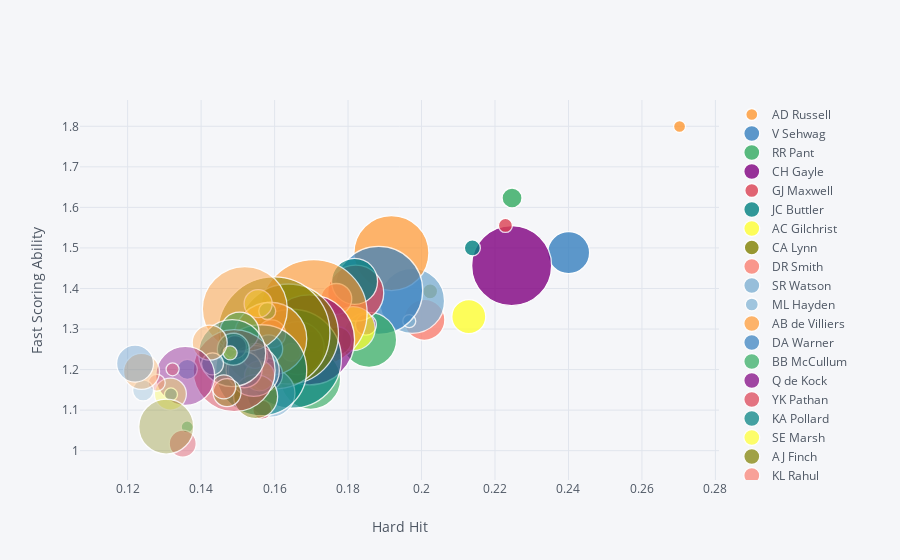

Source (notebook cell):
### Code cell
hh = hard_hit(ball_data.copy())
fs = fast_scoring(ball_data.copy())
hh_100 = hh[hh['Number of Balls Faced']>800]
fs_100 = fs[fs['Number of Balls Faced']>800]
out = pd.merge(hh_100, fs_100, how='inner', on=['batsman','Number of Balls Faced'])

out.iplot(kind='bubble', x='Hard Hit', y='Fast Scoring', categories='batsman', size='Number of Balls Faced', text='batsman',
          xTitle='Hard Hit', yTitle='Fast Scoring Ability', filename='cufflinks/simple-bubble-chart')

### Figure 1 — Plotly figure (JSON) as saved in the notebook; plotly's stock layout.template omitted (floating-point values rounded to 4 significant figures)
{"data": [{"marker": {"color": "rgba(255, 153, 51, 1.0)", "line": {"width": 1.3}, "opacity": 0.8, "size": [12], "symbol": "circle"}, "mode": "markers", "name": "AD Russell", "text": ["AD Russell"], "textfont": {"color": "#4D5663"}, "type": "scatter", "uid": "078d0d5a-d311-4071-a8ab-b278bba63fa1", "x": [0.2702], "y": [1.8]}, {"marker": {"color": "rgba(55, 128, 191, 1.0)", "line": {"width": 1.3}, "opacity": 0.8, "size": [42], "symbol": "circle"}, "mode": "markers", "name": "V Sehwag", "text": ["V Sehwag"], "textfont": {"color": "#4D5663"}, "type": "scatter", "uid": "d000cafa-d4b8-4f6f-b277-a199b34fcc9d", "x": [0.24], "y": [1.488]}, {"marker": {"color": "rgba(50, 171, 96, 1.0)", "line": {"width": 1.3}, "opacity": 0.8, "size": [20], "symbol": "circle"}, "mode": "markers", "name": "RR Pant", "text": ["RR Pant"], "textfont": {"color": "#4D5663"}, "type": "scatter", "uid": "206b3839-bc28-4663-8e07-6c022b4dcb5c", "x": [0.2246], "y": [1.623]}, {"marker": {"color": "rgba(128, 0, 128, 1.0)", "line": {"width": 1.3}, "opacity": 0.8, "size": [80], "symbol": "circle"}, "mode": "markers", "name": "CH Gayle", "text": ["CH Gayle"], "textfont": {"color": "#4D5663"}, "type": "scatter", "uid": "55185acf-c82e-4698-84d8-fc220a4c4231", "x": [0.2245], "y": [1.456]}, {"marker": {"color": "rgba(219, 64, 82, 1.0)", "line": {"width": 1.3}, "opacity": 0.8, "size": [14], "symbol": "circle"}, "mode": "markers", "name": "GJ Maxwell", "text": ["GJ Maxwell"], "textfont": {"color": "#4D5663"}, "type": "scatter", "uid": "e60e964e-3762-406b-b5ae-0291435df288", "x": [0.2228], "y": [1.555]}, {"marker": {"color": "rgba(0, 128, 128, 1.0)", "line": {"width": 1.3}, "opacity": 0.8, "size": [16], "symbol": "circle"}, "mode": "markers", "name": "JC Buttler", "text": ["JC Buttler"], "textfont": {"color": "#4D5663"}, "type": "scatter", "uid": "3eb96148-a2a4-4817-962f-ff0b950989fc", "x": [0.2138], "y": [1.5]}, {"marker": {"color": "rgba(255, 255, 51, 1.0)", "line": {"width": 1.3}, "opacity": 0.8, "size": [34], "symbol": "circle"}, "mode": "markers", "name": "AC Gilchrist", "text": ["AC Gilchrist"], "textfont": {"color": "#4D5663"}, "type": "scatter", "uid": "2876304b-e889-43cf-beeb-66e0f3bb429c", "x": [0.2129], "y": [1.331]}, {"marker": {"color": "rgba(128, 128, 0, 1.0)", "line": {"width": 1.3}, "opacity": 0.8, "size": [15], "symbol": "circle"}, "mode": "markers", "name": "CA Lynn", "text": ["CA Lynn"], "textfont": {"color": "#4D5663"}, "type": "scatter", "uid": "2291ab91-9208-4759-9e50-f9e2460c849d", "x": [0.2023], "y": [1.393]}, {"marker": {"color": "rgba(251, 128, 114, 1.0)", "line": {"width": 1.3}, "opacity": 0.8, "size": [41], "symbol": "circle"}, "mode": "markers", "name": "DR Smith", "text": ["DR Smith"], "textfont": {"color": "#4D5663"}, "type": "scatter", "uid": "2846ce1c-c27b-42b1-9c91-4a65f698fa8f", "x": [0.2008], "y": [1.323]}, {"marker": {"color": "rgba(128, 177, 211, 1.0)", "line": {"width": 1.3}, "opacity": 0.8, "size": [65], "symbol": "circle"}, "mode": "markers", "name": "SR Watson", "text": ["SR Watson"], "textfont": {"color": "#4D5663"}, "type": "scatter", "uid": "dbcbb4f4-d240-4b0d-a8b2-2b71033e6fe5", "x": [0.1974], "y": [1.369]}, {"marker": {"color": "rgba(128, 177, 211, 0.8999999999999999)", "line": {"width": 1.3}, "opacity": 0.8, "size": [13], "symbol": "circle"}, "mode": "markers", "name": "ML Hayden", "text": ["ML Hayden"], "textfont": {"color": "#4D5663"}, "type": "scatter", "uid": "dd344e3e-c59c-45f7-a2ec-2dc5e43d1f30", "x": [0.1967], "y": [1.319]}, {"marker": {"color": "rgba(255, 153, 51, 0.8999999999999999)", "line": {"width": 1.3}, "opacity": 0.8, "size": [75], "symbol": "circle"}, "mode": "markers", "name": "AB de Villiers", "text": ["AB de Villiers"], "textfont": {"color": "#4D5663"}, "type": "scatter", "uid": "17d4f2a7-e6b9-44cf-9a07-3c1d927f8999", "x": [0.1918], "y": [1.487]}, {"marker": {"color": "rgba(55, 128, 191, 0.8999999999999999)", "line": {"width": 1.3}, "opacity": 0.8, "size": [88], "symbol": "circle"}, "mode": "markers", "name": "DA Warner", "text": ["DA Warner"], "textfont": {"color": "#4D5663"}, "type": "scatter", "uid": "a888f08e-4679-4ab2-8ed2-a720a58b642e", "x": [0.1883], "y": [1.395]}, {"marker": {"color": "rgba(50, 171, 96, 0.8999999999999999)", "line": {"width": 1.3}, "opacity": 0.8, "size": [55], "symbol": "circle"}, "mode": "markers", "name": "BB McCullum", "text": ["BB McCullum"], "textfont": {"color": "#4D5663"}, "type": "scatter", "uid": "d13ab4b6-878c-40f4-b5c3-e814dcf05b10", "x": [0.1857], "y": [1.273]}, {"marker": {"color": "rgba(128, 0, 128, 0.8999999999999999)", "line": {"width": 1.3}, "opacity": 0.8, "size": [21], "symbol": "circle"}, "mode": "markers", "name": "Q de Kock", "text": ["Q de Kock"], "textfont": {"color": "#4D5663"}, "type": "scatter", "uid": "db9602e9-0cda-45e0-bc21-dae520083eeb", "x": [0.1849], "y": [1.311]}, {"marker": {"color": "rgba(219, 64, 82, 0.8999999999999999)", "line": {"width": 1.3}, "opacity": 0.8, "size": [56], "symbol": "circle"}, "mode": "markers", "name": "YK Pathan", "text": ["YK Pathan"], "textfont": {"color": "#4D5663"}, "type": "scatter", "uid": "57fd4df6-e932-46dd-9f5d-b69d7dce7f32", "x": [0.1821], "y": [1.389]}, {"marker": {"color": "rgba(0, 128, 128, 0.8999999999999999)", "line": {"width": 1.3}, "opacity": 0.8, "size": [46], "symbol": "circle"}, "mode": "markers", "name": "KA Pollard", "text": ["KA Pollard"], "textfont": {"color": "#4D5663"}, "type": "scatter", "uid": "a7f7ad50-224b-4a2a-bc13-67add3ac51ff", "x": [0.1818], "y": [1.418]}, {"marker": {"color": "rgba(255, 255, 51, 0.8999999999999999)", "line": {"width": 1.3}, "opacity": 0.8, "size": [44], "symbol": "circle"}, "mode": "markers", "name": "SE Marsh", "text": ["SE Marsh"], "textfont": {"color": "#4D5663"}, "type": "scatter", "uid": "a0c0b2e3-18b8-4157-a4cc-53a1066a8bbb", "x": [0.1814], "y": [1.301]}, {"marker": {"color": "rgba(128, 128, 0, 0.8999999999999999)", "line": {"width": 1.3}, "opacity": 0.8, "size": [28], "symbol": "circle"}, "mode": "markers", "name": "AJ Finch", "text": ["AJ Finch"], "textfont": {"color": "#4D5663"}, "type": "scatter", "uid": "0ac03c4e-b399-49cf-8949-6651824c4188", "x": [0.1771], "y": [1.271]}, {"marker": {"color": "rgba(251, 128, 114, 0.8999999999999999)", "line": {"width": 1.3}, "opacity": 0.8, "size": [31], "symbol": "circle"}, "mode": "markers", "name": "KL Rahul", "text": ["KL Rahul"], "textfont": {"color": "#4D5663"}, "type": "scatter", "uid": "50ab0928-1b06-4641-b10a-c27bfbd8c4cd", "x": [0.1768], "y": [1.374]}, {"marker": {"color": "rgba(251, 128, 114, 0.7999999999999998)", "line": {"width": 1.3}, "opacity": 0.8, "size": [14], "symbol": "circle"}, "mode": "markers", "name": "LMP Simmons", "text": ["LMP Simmons"], "textfont": {"color": "#4D5663"}, "type": "scatter", "uid": "07eae45a-8580-47d6-b149-ac00d54d8890", "x": [0.1743], "y": [1.229]}, {"marker": {"color": "rgba(128, 177, 211, 0.7999999999999998)", "line": {"width": 1.3}, "opacity": 0.8, "size": [12], "symbol": "circle"}, "mode": "markers", "name": "N Rana", "text": ["N Rana"], "textfont": {"color": "#4D5663"}, "type": "scatter", "uid": "ca71a486-dd89-462c-a2f2-61a2d13ea559", "x": [0.1737], "y": [1.322]}, {"marker": {"color": "rgba(255, 153, 51, 0.7999999999999998)", "line": {"width": 1.3}, "opacity": 0.8, "size": [107], "symbol": "circle"}, "mode": "markers", "name": "SK Raina", "text": ["SK Raina"], "textfont": {"color": "#4D5663"}, "type": "scatter", "uid": "1bf85954-f16b-4e65-9476-5bd603c6dc42", "x": [0.1706], "y": [1.339]}, {"marker": {"color": "rgba(55, 128, 191, 0.7999999999999998)", "line": {"width": 1.3}, "opacity": 0.8, "size": [22], "symbol": "circle"}, "mode": "markers", "name": "KK Nair", "text": ["KK Nair"], "textfont": {"color": "#4D5663"}, "type": "scatter", "uid": "dd63dd07-18fd-45b1-b33a-fb3f4e076244", "x": [0.1698], "y": [1.267]}, {"marker": {"color": "rgba(50, 171, 96, 0.7999999999999998)", "line": {"width": 1.3}, "opacity": 0.8, "size": [60], "symbol": "circle"}, "mode": "markers", "name": "PA Patel", "text": ["PA Patel"], "textfont": {"color": "#4D5663"}, "type": "scatter", "uid": "759dbbc3-8be5-4fe4-85eb-bdfdfe24ee5b", "x": [0.1698], "y": [1.176]}, {"marker": {"color": "rgba(128, 0, 128, 0.7999999999999998)", "line": {"width": 1.3}, "opacity": 0.8, "size": [90], "symbol": "circle"}, "mode": "markers", "name": "RV Uthappa", "text": ["RV Uthappa"], "textfont": {"color": "#4D5663"}, "type": "scatter", "uid": "1b4df655-645a-460b-ba03-81dbb2736f0e", "x": [0.1695], "y": [1.273]}, {"marker": {"color": "rgba(219, 64, 82, 0.7999999999999998)", "line": {"width": 1.3}, "opacity": 0.8, "size": [53], "symbol": "circle"}, "mode": "markers", "name": "Yuvraj Singh", "text": ["Yuvraj Singh"], "textfont": {"color": "#4D5663"}, "type": "scatter", "uid": "1f548f1a-9521-4f3a-a1e7-7b4da779db8b", "x": [0.1663], "y": [1.253]}, {"marker": {"color": "rgba(0, 128, 128, 0.7999999999999998)", "line": {"width": 1.3}, "opacity": 0.8, "size": [99], "symbol": "circle"}, "mode": "markers", "name": "S Dhawan", "text": ["S Dhawan"], "textfont": {"color": "#4D5663"}, "type": "scatter", "uid": "e72ffa07-1863-40d3-8d89-951d400ffb5e", "x": [0.1647], "y": [1.227]}, {"marker": {"color": "rgba(255, 255, 51, 0.7999999999999998)", "line": {"width": 1.3}, "opacity": 0.8, "size": [18], "symbol": "circle"}, "mode": "markers", "name": "MA Agarwal", "text": ["MA Agarwal"], "textfont": {"color": "#4D5663"}, "type": "scatter", "uid": "4855a6ba-5ad7-4c06-9eb7-e7aec779c870", "x": [0.1646], "y": [1.242]}, {"marker": {"color": "rgba(128, 128, 0, 0.7999999999999998)", "line": {"width": 1.3}, "opacity": 0.8, "size": [100], "symbol": "circle"}, "mode": "markers", "name": "RG Sharma", "text": ["RG Sharma"], "textfont": {"color": "#4D5663"}, "type": "scatter", "uid": "57e60343-3d47-43a8-a540-59591d7a2f59", "x": [0.1638], "y": [1.288]}, {"marker": {"color": "rgba(128, 128, 0, 0.7)", "line": {"width": 1.3}, "opacity": 0.8, "size": [112], "symbol": "circle"}, "mode": "markers", "name": "V Kohli", "text": ["V Kohli"], "textfont": {"color": "#4D5663"}, "type": "scatter", "uid": "d6e5be13-6a10-4f3d-a1d6-7f978bcc5bfc", "x": [0.1598], "y": [1.29]}, {"marker": {"color": "rgba(251, 128, 114, 0.7)", "line": {"width": 1.3}, "opacity": 0.8, "size": [28], "symbol": "circle"}, "mode": "markers", "name": "WP Saha", "text": ["WP Saha"], "textfont": {"color": "#4D5663"}, "type": "scatter", "uid": "e0a864ca-d4cb-4524-a926-ccd2c2d82501", "x": [0.1592], "y": [1.288]}, {"marker": {"color": "rgba(128, 177, 211, 0.7)", "line": {"width": 1.3}, "opacity": 0.8, "size": [48], "symbol": "circle"}, "mode": "markers", "name": "SR Tendulkar", "text": ["SR Tendulkar"], "textfont": {"color": "#4D5663"}, "type": "scatter", "uid": "aace60c5-dd47-46c1-a10e-a0dc7a52ba42", "x": [0.159], "y": [1.142]}, {"marker": {"color": "rgba(255, 153, 51, 0.7)", "line": {"width": 1.3}, "opacity": 0.8, "size": [73], "symbol": "circle"}, "mode": "markers", "name": "KD Karthik", "text": ["KD Karthik"], "textfont": {"color": "#4D5663"}, "type": "scatter", "uid": "34d5b18d-b66b-4bd5-929f-a8c229bf10db", "x": [0.1588], "y": [1.276]}, {"marker": {"color": "rgba(55, 128, 191, 0.7)", "line": {"width": 1.3}, "opacity": 0.8, "size": [28], "symbol": "circle"}, "mode": "markers", "name": "SS Iyer", "text": ["SS Iyer"], "textfont": {"color": "#4D5663"}, "type": "scatter", "uid": "e014c511-cc76-429e-a679-4050cadcd261", "x": [0.1584], "y": [1.251]}, {"marker": {"color": "rgba(50, 171, 96, 0.7)", "line": {"width": 1.3}, "opacity": 0.8, "size": [17], "symbol": "circle"}, "mode": "markers", "name": "KS Williamson", "text": ["KS Williamson"], "textfont": {"color": "#4D5663"}, "type": "scatter", "uid": "cb48f6a0-2884-43ad-8d2b-e4075ef13ef8", "x": [0.158], "y": [1.345]}, {"marker": {"color": "rgba(128, 0, 128, 0.7)", "line": {"width": 1.3}, "opacity": 0.8, "size": [33], "symbol": "circle"}, "mode": "markers", "name": "DPMD Jayawardene", "text": ["DPMD Jayawardene"], "textfont": {"color": "#4D5663"}, "type": "scatter", "uid": "39ea2792-16ea-4627-8390-9ebd1f8c8575", "x": [0.1577], "y": [1.188]}, {"marker": {"color": "rgba(219, 64, 82, 0.7)", "line": {"width": 1.3}, "opacity": 0.8, "size": [19], "symbol": "circle"}, "mode": "markers", "name": "TM Dilshan", "text": ["TM Dilshan"], "textfont": {"color": "#4D5663"}, "type": "scatter", "uid": "31931136-bcb6-449c-b145-380f8efdf37d", "x": [0.1566], "y": [1.101]}, {"marker": {"color": "rgba(0, 128, 128, 0.7)", "line": {"width": 1.3}, "opacity": 0.8, "size": [91], "symbol": "circle"}, "mode": "markers", "name": "G Gambhir", "text": ["G Gambhir"], "textfont": {"color": "#4D5663"}, "type": "scatter", "uid": "6bb923fc-b8d3-4800-86e5-1773aea15ff7", "x": [0.1564], "y": [1.198]}, {"marker": {"color": "rgba(255, 255, 51, 0.7)", "line": {"width": 1.3}, "opacity": 0.8, "size": [30], "symbol": "circle"}, "mode": "markers", "name": "KC Sangakkara", "text": ["KC Sangakkara"], "textfont": {"color": "#4D5663"}, "type": "scatter", "uid": "1fb88450-c22f-4391-829d-08979fc4c0a8", "x": [0.1559], "y": [1.185]}, {"marker": {"color": "rgba(255, 255, 51, 0.5999999999999999)", "line": {"width": 1.3}, "opacity": 0.8, "size": [28], "symbol": "circle"}, "mode": "markers", "name": "DA Miller", "text": ["DA Miller"], "textfont": {"color": "#4D5663"}, "type": "scatter", "uid": "929f8117-29e3-4f09-b917-acacb5bf9d07", "x": [0.1555], "y": [1.363]}, {"marker": {"color": "rgba(128, 128, 0, 0.5999999999999999)", "line": {"width": 1.3}, "opacity": 0.8, "size": [44], "symbol": "circle"}, "mode": "markers", "name": "R Dravid", "text": ["R Dravid"], "textfont": {"color": "#4D5663"}, "type": "scatter", "uid": "bf78efc2-ea1a-46c0-b42b-365b9a353110", "x": [0.1548], "y": [1.133]}, {"marker": {"color": "rgba(251, 128, 114, 0.5999999999999999)", "line": {"width": 1.3}, "opacity": 0.8, "size": [25], "symbol": "circle"}, "mode": "markers", "name": "Mandeep Singh", "text": ["Mandeep Singh"], "textfont": {"color": "#4D5663"}, "type": "scatter", "uid": "a4443d87-ca43-4367-8065-ea4ea2da62c3", "x": [0.1547], "y": [1.234]}, {"marker": {"color": "rgba(128, 177, 211, 0.5999999999999999)", "line": {"width": 1.3}, "opacity": 0.8, "size": [51], "symbol": "circle"}, "mode": "markers", "name": "M Vijay", "text": ["M Vijay"], "textfont": {"color": "#4D5663"}, "type": "scatter", "uid": "744f6c1c-54da-482a-b7ed-616f7a3be6a6", "x": [0.1543], "y": [1.197]}, {"marker": {"color": "rgba(255, 153, 51, 0.5999999999999999)", "line": {"width": 1.3}, "opacity": 0.8, "size": [85], "symbol": "circle"}, "mode": "markers", "name": "MS Dhoni", "text": ["MS Dhoni"], "textfont": {"color": "#4D5663"}, "type": "scatter", "uid": "e41b0194-b60e-4507-8d83-4e0181d39a48", "x": [0.1519], "y": [1.349]}, {"marker": {"color": "rgba(55, 128, 191, 0.5999999999999999)", "line": {"width": 1.3}, "opacity": 0.8, "size": [36], "symbol": "circle"}, "mode": "markers", "name": "MEK Hussey", "text": ["MEK Hussey"], "textfont": {"color": "#4D5663"}, "type": "scatter", "uid": "160033e1-1dca-400d-99ee-39a0e7f453de", "x": [0.1517], "y": [1.2]}, {"marker": {"color": "rgba(50, 171, 96, 0.5999999999999999)", "line": {"width": 1.3}, "opacity": 0.8, "size": [39], "symbol": "circle"}, "mode": "markers", "name": "SV Samson", "text": ["SV Samson"], "textfont": {"color": "#4D5663"}, "type": "scatter", "uid": "3db8d6e7-f7b6-4d9b-8ef4-0ab50ff0e9f1", "x": [0.1505], "y": [1.293]}, {"marker": {"color": "rgba(128, 0, 128, 0.5999999999999999)", "line": {"width": 1.3}, "opacity": 0.8, "size": [23], "symbol": "circle"}, "mode": "markers", "name": "DJ Bravo", "text": ["DJ Bravo"], "textfont": {"color": "#4D5663"}, "type": "scatter", "uid": "6eb907e3-65bc-4992-8214-cae0efe29028", "x": [0.1492], "y": [1.256]}, {"marker": {"color": "rgba(219, 64, 82, 0.5999999999999999)", "line": {"width": 1.3}, "opacity": 0.8, "size": [82], "symbol": "circle"}, "mode": "markers", "name": "AM Rahane", "text": ["AM Rahane"], "textfont": {"color": "#4D5663"}, "type": "scatter", "uid": "201857d1-c5dc-40fb-af9a-27d59214e3ea", "x": [0.149], "y": [1.198]}, {"marker": {"color": "rgba(0, 128, 128, 0.5999999999999999)", "line": {"width": 1.3}, "opacity": 0.8, "size": [32], "symbol": "circle"}, "mode": "markers", "name": "F du Plessis", "text": ["F du Plessis"], "textfont": {"color": "#4D5663"}, "type": "scatter", "uid": "c9213ffd-44a7-457c-873e-52025208beb6", "x": [0.1488], "y": [1.25]}, {"marker": {"color": "rgba(0, 128, 128, 0.49999999999999983)", "line": {"width": 1.3}, "opacity": 0.8, "size": [67], "symbol": "circle"}, "mode": "markers", "name": "AT Rayudu", "text": ["AT Rayudu"], "textfont": {"color": "#4D5663"}, "type": "scatter", "uid": "84321880-7631-495b-87b3-978eef3dacdc", "x": [0.1485], "y": [1.241]}, {"marker": {"color": "rgba(255, 255, 51, 0.49999999999999983)", "line": {"width": 1.3}, "opacity": 0.8, "size": [14], "symbol": "circle"}, "mode": "markers", "name": "KM Jadhav", "text": ["KM Jadhav"], "textfont": {"color": "#4D5663"}, "type": "scatter", "uid": "ae2a3b83-5b37-45ff-8d6e-d2e034b4b003", "x": [0.1479], "y": [1.241]}, {"marker": {"color": "rgba(128, 128, 0, 0.49999999999999983)", "line": {"width": 1.3}, "opacity": 0.8, "size": [28], "symbol": "circle"}, "mode": "markers", "name": "NV Ojha", "text": ["NV Ojha"], "textfont": {"color": "#4D5663"}, "type": "scatter", "uid": "4513dd4f-3ef7-41f7-9282-b3b6fc48b133", "x": [0.1471], "y": [1.143]}, {"marker": {"color": "rgba(251, 128, 114, 0.49999999999999983)", "line": {"width": 1.3}, "opacity": 0.8, "size": [24], "symbol": "circle"}, "mode": "markers", "name": "S Badrinath", "text": ["S Badrinath"], "textfont": {"color": "#4D5663"}, "type": "scatter", "uid": "f5853315-8e4c-489c-af9d-037b21bf2096", "x": [0.1462], "y": [1.157]}, {"marker": {"color": "rgba(128, 177, 211, 0.49999999999999983)", "line": {"width": 1.3}, "opacity": 0.8, "size": [22], "symbol": "circle"}, "mode": "markers", "name": "BJ Hodge", "text": ["BJ Hodge"], "textfont": {"color": "#4D5663"}, "type": "scatter", "uid": "be32c0b6-8fa6-4d4a-85ee-b519b145ad99", "x": [0.1431], "y": [1.214]}, {"marker": {"color": "rgba(255, 153, 51, 0.49999999999999983)", "line": {"width": 1.3}, "opacity": 0.8, "size": [35], "symbol": "circle"}, "mode": "markers", "name": "SPD Smith", "text": ["SPD Smith"], "textfont": {"color": "#4D5663"}, "type": "scatter", "uid": "2b518e60-a413-494f-8208-a2a8b809490e", "x": [0.1423], "y": [1.267]}, {"marker": {"color": "rgba(55, 128, 191, 0.49999999999999983)", "line": {"width": 1.3}, "opacity": 0.8, "size": [20], "symbol": "circle"}, "mode": "markers", "name": "DJ Hussey", "text": ["DJ Hussey"], "textfont": {"color": "#4D5663"}, "type": "scatter", "uid": "eef027b9-06a5-43d9-b66a-c718957cca34", "x": [0.1362], "y": [1.201]}, {"marker": {"color": "rgba(50, 171, 96, 0.49999999999999983)", "line": {"width": 1.3}, "opacity": 0.8, "size": [12], "symbol": "circle"}, "mode": "markers", "name": "HH Gibbs", "text": ["HH Gibbs"], "textfont": {"color": "#4D5663"}, "type": "scatter", "uid": "a0eaa1f7-826c-49f8-b560-9b63aa16198f", "x": [0.1362], "y": [1.059]}, {"marker": {"color": "rgba(128, 0, 128, 0.49999999999999983)", "line": {"width": 1.3}, "opacity": 0.8, "size": [59], "symbol": "circle"}, "mode": "markers", "name": "MK Pandey", "text": ["MK Pandey"], "textfont": {"color": "#4D5663"}, "type": "scatter", "uid": "82b9dc9a-f24f-4780-9a63-ec6a2ac0a2aa", "x": [0.1357], "y": [1.184]}, {"marker": {"color": "rgba(219, 64, 82, 0.49999999999999983)", "line": {"width": 1.3}, "opacity": 0.8, "size": [27], "symbol": "circle"}, "mode": "markers", "name": "SC Ganguly", "text": ["SC Ganguly"], "textfont": {"color": "#4D5663"}, "type": "scatter", "uid": "087524f9-d427-45f2-bc7d-8d32e4da73f1", "x": [0.135], "y": [1.017]}, {"marker": {"color": "rgba(219, 64, 82, 0.39999999999999974)", "line": {"width": 1.3}, "opacity": 0.8, "size": [13], "symbol": "circle"}, "mode": "markers", "name": "LRPL Taylor", "text": ["LRPL Taylor"], "textfont": {"color": "#4D5663"}, "type": "scatter", "uid": "b2f25285-bcd1-42ba-ad7d-3d8aaeee9670", "x": [0.1322], "y": [1.201]}, {"marker": {"color": "rgba(0, 128, 128, 0.39999999999999974)", "line": {"width": 1.3}, "opacity": 0.8, "size": [13], "symbol": "circle"}, "mode": "markers", "name": "Y Venugopal Rao", "text": ["Y Venugopal Rao"], "textfont": {"color": "#4D5663"}, "type": "scatter", "uid": "2a771ddb-7037-444c-a1cb-083a79b8f71d", "x": [0.1318], "y": [1.139]}, {"marker": {"color": "rgba(255, 255, 51, 0.39999999999999974)", "line": {"width": 1.3}, "opacity": 0.8, "size": [32], "symbol": "circle"}, "mode": "markers", "name": "MK Tiwary", "text": ["MK Tiwary"], "textfont": {"color": "#4D5663"}, "type": "scatter", "uid": "a1ce2dbf-4c93-42a1-87f9-c8c6b571a1df", "x": [0.1316], "y": [1.14]}, {"marker": {"color": "rgba(128, 128, 0, 0.39999999999999974)", "line": {"width": 1.3}, "opacity": 0.8, "size": [55], "symbol": "circle"}, "mode": "markers", "name": "JH Kallis", "text": ["JH Kallis"], "textfont": {"color": "#4D5663"}, "type": "scatter", "uid": "625e8121-83d3-43a9-820c-c427f3b418e6", "x": [0.1305], "y": [1.059]}, {"marker": {"color": "rgba(251, 128, 114, 0.39999999999999974)", "line": {"width": 1.3}, "opacity": 0.8, "size": [17], "symbol": "circle"}, "mode": "markers", "name": "IK Pathan", "text": ["IK Pathan"], "textfont": {"color": "#4D5663"}, "type": "scatter", "uid": "58ef9e66-c59b-4d6b-b3f9-941f7581cd8e", "x": [0.1279], "y": [1.168]}, {"marker": {"color": "rgba(128, 177, 211, 0.39999999999999974)", "line": {"width": 1.3}, "opacity": 0.8, "size": [21], "symbol": "circle"}, "mode": "markers", "name": "SS Tiwary", "text": ["SS Tiwary"], "textfont": {"color": "#4D5663"}, "type": "scatter", "uid": "7a4f0e64-c908-4aaf-a8a5-3650e1927e36", "x": [0.1242], "y": [1.149]}, {"marker": {"color": "rgba(255, 153, 51, 0.39999999999999974)", "line": {"width": 1.3}, "opacity": 0.8, "size": [36], "symbol": "circle"}, "mode": "markers", "name": "RA Jadeja", "text": ["RA Jadeja"], "textfont": {"color": "#4D5663"}, "type": "scatter", "uid": "05f569a4-0a2d-4233-a844-752c6c1afe06", "x": [0.1238], "y": [1.195]}, {"marker": {"color": "rgba(55, 128, 191, 0.39999999999999974)", "line": {"width": 1.3}, "opacity": 0.8, "size": [37], "symbol": "circle"}, "mode": "markers", "name": "JP Duminy", "text": ["JP Duminy"], "textfont": {"color": "#4D5663"}, "type": "scatter", "uid": "39b014f3-7fd5-495a-81cf-3e24dcd43c58", "x": [0.122], "y": [1.215]}], "layout": {"legend": {"bgcolor": "#F5F6F9", "font": {"color": "#4D5663"}}, "paper_bgcolor": "#F5F6F9", "plot_bgcolor": "#F5F6F9", "title": {"font": {"color": "#4D5663"}}, "xaxis": {"gridcolor": "#E1E5ED", "showgrid": true, "tickfont": {"color": "#4D5663"}, "title": {"font": {"color": "#4D5663"}, "text": "Hard Hit"}, "zerolinecolor": "#E1E5ED"}, "yaxis": {"gridcolor": "#E1E5ED", "showgrid": true, "tickfont": {"color": "#4D5663"}, "title": {"font": {"color": "#4D5663"}, "text": "Fast Scoring Ability"}, "zerolinecolor": "#E1E5ED"}}}
